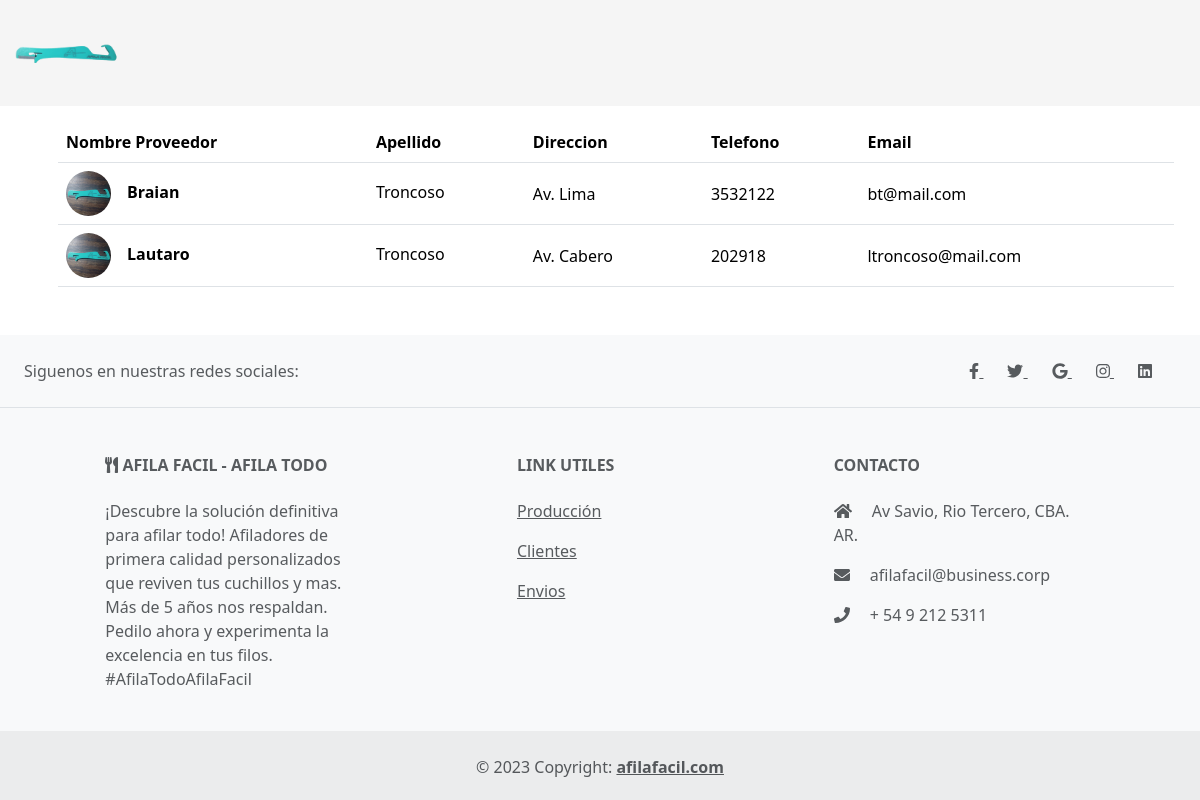
Screenshot of /proveedores/ with the database file from the repository.
### proveedores/models.py (models this page shows, shortened)
class Proveedores(models.Model):
    nombre = models.CharField(max_length=50)
    apellido = models.CharField(max_length=50)
    direccion = models.CharField(max_length=100)
    telefono = models.IntegerField(null=True, blank=True)
    email = models.CharField(max_length=100)
    imagen = models.TextField(null=True, blank=True)
    def get_imagen_url(self):
        if self.imagen:
            return f"/static/img/{self.imagen}"
        else:
            return "/static/img/afilador.jpeg"
    class Meta:
        db_table = 'proveedores'
        verbose_name = "Proveedores"

### proveedores/views.py (the view)
# urls.py: path('', views.mostrar_proveedores, name='proveedores'),
def mostrar_proveedores(request):
    proveedores = Proveedores.objects.all()
    return render(request,'proveedores.html',{'proveedores': proveedores, 'mensaje': "No hay Proveedores"})

### proveedores/templates/proveedores.html (shortened to what this page needs)
{% extends "materias_primas/layout.html" %}
{% load static %}
{% block content %}
{% if proveedores%}
<div class="container">
    <table class="table align-middle mb-0 bg-white m-3 mb-5">
        <thead class="bg-light">
        <tr>
            <th>Nombre Proveedor</th>
            <th>Apellido</th>
            <th>Direccion</th>
            <th>Telefono</th>
            <th>Email</th>
        </tr>
        </thead>
        <tbody>
        {% for proveedor in proveedores %}
            <tr>
                <td>
                <div class="d-flex align-items-center">
                    <img
                        src="{{ proveedor.get_imagen_url }}"
                        alt="NO-IMG"
                        style="width: 45px; height: 45px"
                        class="rounded-circle"
                        />
                    <div class="ms-3">
                    <p class="fw-bold mb-1 ml-2">{{proveedor.nombre}}</p>
                    </div>
                </div>
                </td>
                <td>
                <p class="fw-normal mb-1">{{ proveedor.apellido }}</p>
                </td>
                <td>{{ proveedor.direccion }}</td>
                <td>{{ proveedor.telefono }}</td>
                <td>{{ proveedor.email }}</td>
            </tr>
        {%endfor%}
        </tbody>
    </table>
{%else%}
    {{ mensaje }}
{%endif%}
</div>
{% endblock %}

### rows the page displays
Proveedores: nombre "Braian", apellido "Troncoso", direccion "Av. Lima", telefono "3532122", email "bt@mail.com"
Proveedores: nombre "Lautaro", apellido "Troncoso", direccion "Av. Cabero", telefono "202918", email "ltroncoso@mail.com"
